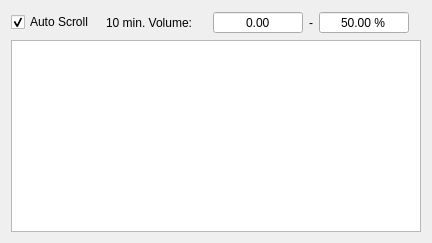
        <widget class="QWidget" name="tabLastTrades">
         <property name="sizePolicy">
          <sizepolicy hsizetype="Preferred" vsizetype="Preferred">
           <horstretch>0</horstretch>
           <verstretch>0</verstretch>
          </sizepolicy>
         </property>
         <property name="accessibleName">
          <string>TAB_LAST_TRADES</string>
         </property>
         <attribute name="title">
          <string>Trades</string>
         </attribute>
         <layout class="QGridLayout" name="gridLayout_23">
          <item row="0" column="1">
           <spacer name="horizontalSpacer_11">
            <property name="orientation">
             <enum>Qt::Horizontal</enum>
            </property>
            <property name="sizeHint" stdset="0">
             <size>
              <width>0</width>
              <height>20</height>
             </size>
            </property>
           </spacer>
          </item>
          <item row="0" column="0">
           <widget class="QCheckBox" name="tradesAutoScrollCheck">
            <property name="accessibleName">
             <string>AUTO_SCROLL</string>
            </property>
            <property name="text">
             <string>Auto Scroll</string>
            </property>
            <property name="checked">
             <bool>true</bool>
            </property>
           </widget>
          </item>
          <item row="0" column="2">
           <widget class="QLabel" name="label_27">
            <property name="sizePolicy">
             <sizepolicy hsizetype="Preferred" vsizetype="Preferred">
              <horstretch>0</horstretch>
              <verstretch>0</verstretch>
             </sizepolicy>
            </property>
            <property name="accessibleName">
             <string>XMIN_VOLUME</string>
            </property>
            <property name="text">
             <string>10 min. Volume:</string>
            </property>
            <property name="alignment">
             <set>Qt::AlignRight|Qt::AlignTrailing|Qt::AlignVCenter</set>
            </property>
           </widget>
          </item>
          <item row="0" column="3">
           <widget class="QLabel" name="btcLabel3_3">
            <property name="sizePolicy">
             <sizepolicy hsizetype="Maximum" vsizetype="Preferred">
              <horstretch>0</horstretch>
              <verstretch>0</verstretch>
             </sizepolicy>
            </property>
            <property name="font">
             <font>
              <pointsize>11</pointsize>
              <bold>false</bold>
             </font>
            </property>
            <property name="accessibleDescription">
             <string>BTC_ICON</string>
            </property>
            <property name="text">
             <string/>
            </property>
            <property name="alignment">
             <set>Qt::AlignCenter</set>
            </property>
           </widget>
          </item>
          <item row="0" column="4">
           <widget class="QDoubleSpinBox" name="tradesVolume5m">
            <property name="sizePolicy">
             <sizepolicy hsizetype="Preferred" vsizetype="Fixed">
              <horstretch>0</horstretch>
              <verstretch>0</verstretch>
             </sizepolicy>
            </property>
            <property name="minimumSize">
             <size>
              <width>90</width>
              <height>0</height>
             </size>
            </property>
            <property name="whatsThis">
             <string>10MinVolume</string>
            </property>
            <property name="accessibleName">
             <string/>
            </property>
            <property name="accessibleDescription">
             <string/>
            </property>
            <property name="alignment">
             <set>Qt::AlignCenter</set>
            </property>
            <property name="readOnly">
             <bool>true</bool>
            </property>
            <property name="buttonSymbols">
             <enum>QAbstractSpinBox::NoButtons</enum>
            </property>
            <property name="specialValueText">
             <string/>
            </property>
            <property name="prefix">
             <string/>
            </property>
            <property name="decimals">
             <number>2</number>
            </property>
            <property name="minimum">
             <double>0.000000000000000</double>
            </property>
            <property name="maximum">
             <double>999999999.000000000000000</double>
            </property>
            <property name="singleStep">
             <double>0.100000000000000</double>
            </property>
           </widget>
          </item>
          <item row="0" column="7">
           <spacer name="horizontalSpacer_5">
            <property name="orientation">
             <enum>Qt::Horizontal</enum>
            </property>
            <property name="sizeHint" stdset="0">
             <size>
              <width>0</width>
              <height>20</height>
             </size>
            </property>
           </spacer>
          </item>
          <item row="0" column="5">
           <widget class="QLabel" name="tradesLabelDirection">
            <property name="text">
             <string>-</string>
            </property>
           </widget>
          </item>
          <item row="0" column="6">
           <widget class="QDoubleSpinBox" name="tradesBidsPrecent">
            <property name="sizePolicy">
             <sizepolicy hsizetype="Preferred" vsizetype="Fixed">
              <horstretch>0</horstretch>
              <verstretch>0</verstretch>
             </sizepolicy>
            </property>
            <property name="minimumSize">
             <size>
              <width>90</width>
              <height>0</height>
             </size>
            </property>
            <property name="toolTip">
             <string>(10 min Bids Volume)/(10 min Asks Volume)*100</string>
            </property>
            <property name="whatsThis">
             <string>10MinBuyDivSell</string>
            </property>
            <property name="accessibleName">
             <string/>
            </property>
            <property name="accessibleDescription">
             <string/>
            </property>
            <property name="alignment">
             <set>Qt::AlignCenter</set>
            </property>
            <property name="readOnly">
             <bool>true</bool>
            </property>
            <property name="buttonSymbols">
             <enum>QAbstractSpinBox::NoButtons</enum>
            </property>
            <property name="specialValueText">
             <string/>
            </property>
            <property name="prefix">
             <string/>
            </property>
            <property name="suffix">
             <string> %</string>
            </property>
            <property name="decimals">
             <number>2</number>
            </property>
            <property name="minimum">
             <double>0.000000000000000</double>
            </property>
            <property name="maximum">
             <double>100.000000000000000</double>
            </property>
            <property name="singleStep">
             <double>0.100000000000000</double>
            </property>
            <property name="value">
             <double>50.000000000000000</double>
            </property>
           </widget>
          </item>
          <item row="1" column="0" colspan="11">
           <widget class="QTableView" name="tableTrades">
            <property name="contextMenuPolicy">
             <enum>Qt::CustomContextMenu</enum>
            </property>
            <property name="styleSheet">
             <string notr="true">font-size:12px</string>
            </property>
            <property name="horizontalScrollBarPolicy">
             <enum>Qt::ScrollBarAlwaysOff</enum>
            </property>
            <property name="editTriggers">
             <set>QAbstractItemView::NoEditTriggers</set>
            </property>
            <property name="showDropIndicator" stdset="0">
             <bool>false</bool>
            </property>
            <property name="alternatingRowColors">
             <bool>false</bool>
            </property>
            <property name="selectionBehavior">
             <enum>QAbstractItemView::SelectRows</enum>
            </property>
            <property name="textElideMode">
             <enum>Qt::ElideNone</enum>
            </property>
            <property name="verticalScrollMode">
             <enum>QAbstractItemView::ScrollPerPixel</enum>
            </property>
            <property name="horizontalScrollMode">
             <enum>QAbstractItemView::ScrollPerPixel</enum>
            </property>
            <property name="showGrid">
             <bool>false</bool>
            </property>
            <property name="wordWrap">
             <bool>false</bool>
            </property>
            <property name="cornerButtonEnabled">
             <bool>false</bool>
            </property>
            <attribute name="horizontalHeaderMinimumSectionSize">
             <number>10</number>
            </attribute>
            <attribute name="horizontalHeaderHighlightSections">
             <bool>false</bool>
            </attribute>
            <attribute name="verticalHeaderVisible">
             <bool>false</bool>
            </attribute>
            <attribute name="verticalHeaderHighlightSections">
             <bool>false</bool>
            </attribute>
           </widget>
          </item>
          <item row="0" column="8" colspan="3">
           <layout class="QGridLayout" name="gridLayout_37">
            <property name="leftMargin">
             <number>0</number>
            </property>
            <property name="spacing">
             <number>0</number>
            </property>
           </layout>
          </item>
         </layout>
        </widget>
